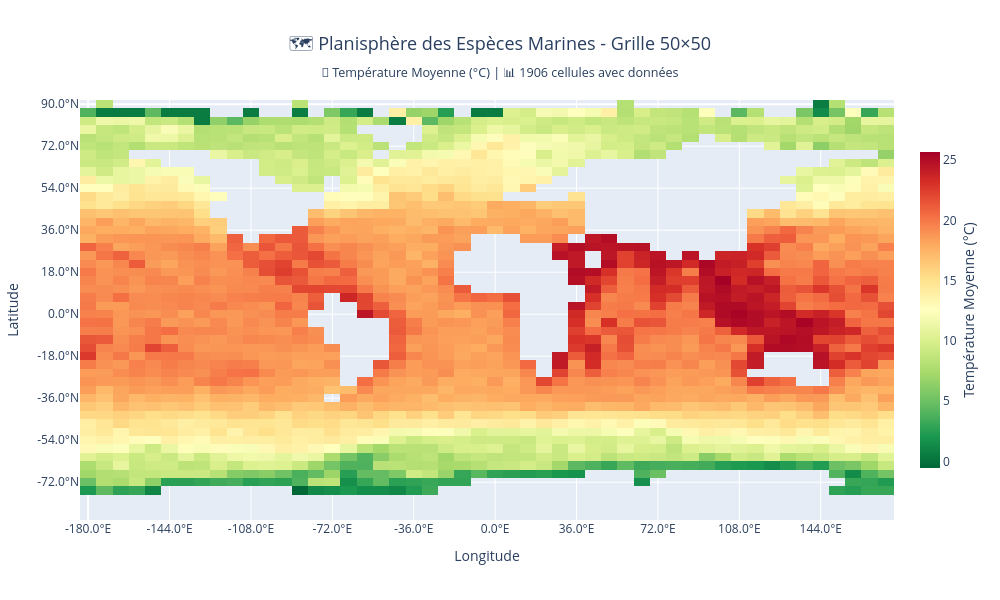

Source (notebook cell):
### Code cell
# Création d'un planisphère avec rectangles colorés - Visualisation claire de la grille
print("🗺️ Création du planisphère avec rectangles colorés...")

# Vérifier que nous avons des données de grille
if 'grid_summary' not in locals() or len(grid_summary) == 0:
    print("❌ Aucune donnée de grille disponible pour la visualisation")
else:
    # Préparer les données pour la visualisation rectangulaire
    vis_data = grid_summary.copy()
    
    print(f"📊 Création du planisphère avec {len(vis_data)} cellules")
    
    # Choisir la variable pour la couleur
    if 'temperature_param_mean' in vis_data.columns and vis_data['temperature_param_mean'].notna().sum() > 0:
        color_var = 'temperature_param_mean'
        color_label = 'Température Moyenne (°C)'
        color_scale = 'RdYlGn_r'  # Rouge (chaud) à Vert (froid) - très contrasté
    elif 'depth_param_mean' in vis_data.columns and vis_data['depth_param_mean'].notna().sum() > 0:
        color_var = 'depth_param_mean'
        color_label = 'Profondeur Moyenne (m)'
        color_scale = 'plasma'  # Violet à Jaune - très visible
    else:
        color_var = 'observation_count'
        color_label = 'Nombre d\'Observations'
        color_scale = 'turbo'  # Multicolore très contrasté
    
    print(f"🎨 Variable de couleur: {color_label}")
    
    # Créer une matrice 50x50 pour la heatmap
    import numpy as np
    
    # Initialiser la matrice avec des NaN
    heatmap_matrix = np.full((50, 50), np.nan)
    hover_matrix = np.full((50, 50), '', dtype=object)
    
    # Remplir la matrice avec les données
    for _, row in vis_data.iterrows():
        lat_idx = int(row['lat_grid_idx'])
        lon_idx = int(row['lon_grid_idx'])
        
        # Valeur pour la couleur
        if not pd.isna(row[color_var]):
            heatmap_matrix[49-lat_idx, lon_idx] = row[color_var]  # Inverser lat pour affichage correct
        
        # Texte de hover
        hover_parts = [
            f"Cellule ({lat_idx}, {lon_idx})",
            f"📍 {row['lat_south']:.1f}° à {row['lat_north']:.1f}°N",
            f"    {row['lon_west']:.1f}° à {row['lon_east']:.1f}°E",
            f"📊 {row['observation_count']:,} obs.",
            f"🐠 {row['species_count']:,} espèces"
        ]
        
        if 'temperature_param_mean' in row and not pd.isna(row['temperature_param_mean']):
            hover_parts.append(f"🌡️ {row['temperature_param_mean']:.1f}°C")
        if 'depth_param_mean' in row and not pd.isna(row['depth_param_mean']):
            hover_parts.append(f"🌊 {row['depth_param_mean']:.0f}m")
        
        hover_matrix[49-lat_idx, lon_idx] = "<br>".join(hover_parts)
    
    # Créer les axes pour les labels
    lat_labels = [f"{90-i*3.6:.1f}°N" for i in range(0, 50, 5)]  # Tous les 5 indices
    lon_labels = [f"{-180+i*7.2:.1f}°E" for i in range(0, 50, 5)]
    
    # Créer la heatmap
    fig = go.Figure(data=go.Heatmap(
        z=heatmap_matrix,
        text=hover_matrix,
        hovertemplate='%{text}<extra></extra>',
        colorscale=color_scale,
        showscale=True,
        colorbar=dict(
            title=dict(text=color_label, side="right"),
            len=0.8,
            thickness=20
        )
    ))
    
    # Configuration de la mise en page
    fig.update_layout(
        title=dict(
            text=f"🗺️ Planisphère des Espèces Marines - Grille 50×50<br><sub>🎨 {color_label} | 📊 {len(vis_data)} cellules avec données</sub>",
            x=0.5,
            font=dict(size=18)
        ),
        xaxis=dict(
            title="Longitude",
            tickmode='array',
            tickvals=list(range(0, 50, 5)),
            ticktext=lon_labels,
            side='bottom'
        ),
        yaxis=dict(
            title="Latitude", 
            tickmode='array',
            tickvals=list(range(0, 50, 5)),
            ticktext=lat_labels,
            autorange='reversed'  # Pour que le Nord soit en haut
        ),
        width=1000,
        height=600,
        font=dict(size=12)
    )
    
    print(f"✅ Planisphère créé avec {len(vis_data)} cellules colorées")
    print(f"🎨 Couleurs basées sur: {color_label}")
    print("🖱️ Survolez les cellules pour voir les détails!")
    
    # Afficher le planisphère
    fig.show()
    
    # Statistiques du planisphère
    valid_data = vis_data[color_var].dropna()
    if len(valid_data) > 0:
        print(f"\n📊 STATISTIQUES DU PLANISPHÈRE:")
        print(f"   🗺️ Cellules avec données: {len(vis_data)}")
        print(f"   📊 {color_label}: min={valid_data.min():.2f}, max={valid_data.max():.2f}")
        print(f"   📈 Couverture mondiale: {len(vis_data)/2500*100:.1f}%")
        print(f"   🌍 Chaque cellule = 3.6° lat × 7.2° lon")

### Figure 1 — Plotly figure (JSON) as saved in the notebook; plotly's stock layout.template omitted (floating-point values rounded to 4 significant figures; data arrays with more than 128 entries replaced by an {"elided": "..."} marker saying what was removed)
{"data": [{"colorbar": {"len": 0.8, "thickness": 20, "title": {"side": "right", "text": "Température Moyenne (°C)"}}, "colorscale": [[0, "rgb(0,104,55)"], [0.1, "rgb(26,152,80)"], [0.2, "rgb(102,189,99)"], [0.3, "rgb(166,217,106)"], [0.4, "rgb(217,239,139)"], [0.5, "rgb(255,255,191)"], [0.6, "rgb(254,224,139)"], [0.7, "rgb(253,174,97)"], [0.8, "rgb(244,109,67)"], [0.9, "rgb(215,48,39)"], [1, "rgb(165,0,38)"]], "hovertemplate": "%{text}<extra></extra>", "showscale": true, "text": {"elided": "50x50 str values"}, "type": "heatmap", "z": {"elided": "50x50 float values"}}], "layout": {"font": {"size": 12}, "height": 600, "title": {"font": {"size": 18}, "text": "🗺️ Planisphère des Espèces Marines - Grille 50×50<br><sub>🎨 Température Moyenne (°C) | 📊 1906 cellules avec données</sub>", "x": 0.5}, "width": 1000, "xaxis": {"side": "bottom", "tickmode": "array", "ticktext": ["-180.0°E", "-144.0°E", "-108.0°E", "-72.0°E", "-36.0°E", "0.0°E", "36.0°E", "72.0°E", "108.0°E", "144.0°E"], "tickvals": [0, 5, 10, 15, 20, 25, 30, 35, 40, 45], "title": {"text": "Longitude"}}, "yaxis": {"autorange": "reversed", "tickmode": "array", "ticktext": ["90.0°N", "72.0°N", "54.0°N", "36.0°N", "18.0°N", "0.0°N", "-18.0°N", "-36.0°N", "-54.0°N", "-72.0°N"], "tickvals": [0, 5, 10, 15, 20, 25, 30, 35, 40, 45], "title": {"text": "Latitude"}}}}
